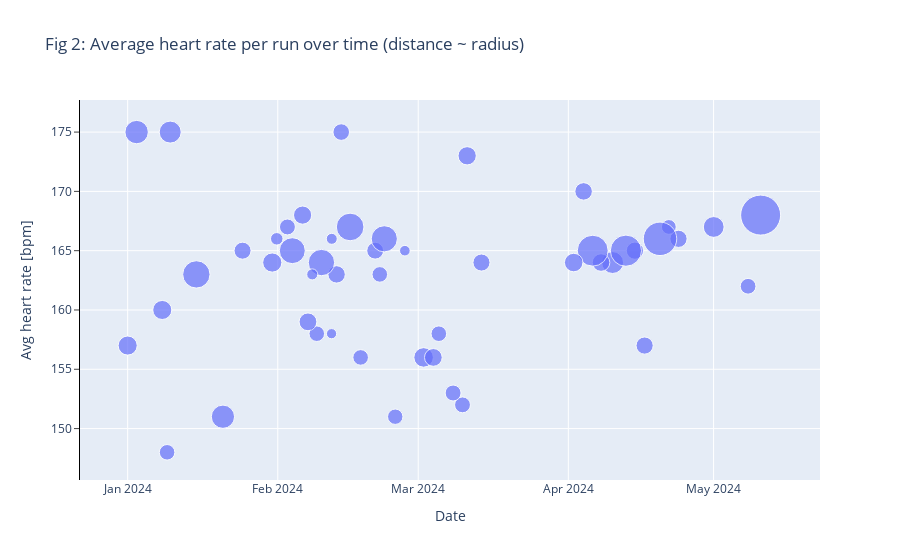

Notebook code for this chart:
### Code cell
# Get custom y-ticks and labels
fig_2 = go.Figure()

# Add a trace for average pace with size representing distance
fig_2.add_trace(go.Scatter(
    x=df['Date'], 
    y=df['Avg.HR'], 
    mode='markers', 
    marker=dict(
        size=df['Distance'],  # Assume 'Distance' is a column in your DataFrame
        sizemode='area',
        sizeref=2.*max(df['Distance'])/(40.**2),
        sizemin=4.
    ),
    text=df['Distance'].apply(lambda d: f"{d} miles\n") +'<br>' + 
    df['Avg.HR'].apply(lambda d: f"{d} BPM") + '<br>' + 
    df['Date'].apply(lambda d: d.strftime('%m-%d-%Y')),
    hoverinfo='text',
    name='Avg Pace'
    
))

# Get custom y-ticks and labels
y_ticks, y_labels = get_pace_ylabels()

# Customize the layout
fig_2.update_layout(
    title='Fig 2: Average heart rate per run over time (distance ~ radius)',
    xaxis_title='Date',
    yaxis_title='Avg heart rate [bpm]',
    xaxis=dict(
        tickformat='%b %Y',
        tickmode='linear',
        tick0=df['Date'].min(),
        dtick="M1"  # Ensure the tick labels show every month
    ),
    yaxis=dict(
        tickmode='array',
        ticktext=y_labels, # Assuming these labels are pre-calculated
        ticks='outside',   # This ensures tick marks appear outside the axis
        linecolor='black' # Color of the axis line
        
    )
)
# Show the plot
fig_2.show()

### Figure 1 — Plotly figure (JSON) as saved in the notebook; plotly's stock layout.template omitted (floating-point values rounded to 4 significant figures)
{"data": [{"hoverinfo": "text", "marker": {"size": [9.05, 6.03, 4.56, 5.53, 1.86, 7.95, 4.7, 12.65, 8.95, 5, 4.83, 5.46, 4.11, 5.11, 2.59, 4.9, 3.61, 4.92, 11.33, 4.79, 4.01, 26.45, 4.16, 16.1, 11.12, 15.81, 4.2, 4.02, 18.54, 5.67, 3.91, 4, 6.31, 11.49, 5.2, 7.16, 4.01, 12.35, 8, 5.06, 1.73, 2.02, 4.88, 6.08, 4.19, 5.24, 2, 6, 4], "sizemin": 4, "sizemode": "area", "sizeref": 0.03306}, "mode": "markers", "name": "Avg Pace", "text": ["9.05 miles\n<br>175 BPM<br>01-04-2024", "6.03 miles\n<br>157 BPM<br>01-02-2024", "4.56 miles\n<br>175 BPM<br>02-15-2024", "5.53 miles\n<br>173 BPM<br>03-12-2024", "1.86 miles\n<br>165 BPM<br>02-28-2024", "7.95 miles\n<br>164 BPM<br>04-11-2024", "4.7 miles\n<br>165 BPM<br>02-22-2024", "12.65 miles\n<br>167 BPM<br>02-17-2024", "8.95 miles\n<br>151 BPM<br>01-22-2024", "5.0 miles\n<br>163 BPM<br>02-14-2024", "4.83 miles\n<br>164 BPM<br>03-15-2024", "5.46 miles\n<br>168 BPM<br>02-07-2024", "4.11 miles\n<br>162 BPM<br>05-09-2024", "5.11 miles\n<br>164 BPM<br>04-09-2024", "2.59 miles\n<br>166 BPM<br>02-02-2024", "4.9 miles\n<br>166 BPM<br>04-25-2024", "3.61 miles\n<br>167 BPM<br>04-23-2024", "4.92 miles\n<br>165 BPM<br>04-16-2024", "11.33 miles\n<br>166 BPM<br>02-24-2024", "4.79 miles\n<br>165 BPM<br>01-26-2024", "4.01 miles\n<br>163 BPM<br>02-23-2024", "26.45 miles\n<br>168 BPM<br>05-12-2024", "4.16 miles\n<br>152 BPM<br>03-11-2024", "16.1 miles\n<br>165 BPM<br>04-14-2024", "11.12 miles\n<br>165 BPM<br>02-05-2024", "15.81 miles\n<br>165 BPM<br>04-07-2024", "4.2 miles\n<br>153 BPM<br>03-09-2024", "4.02 miles\n<br>158 BPM<br>03-06-2024", "18.54 miles\n<br>166 BPM<br>04-21-2024", "5.67 miles\n<br>164 BPM<br>04-03-2024", "3.91 miles\n<br>151 BPM<br>02-26-2024", "4.0 miles\n<br>158 BPM<br>02-10-2024", "6.31 miles\n<br>156 BPM<br>03-03-2024", "11.49 miles\n<br>164 BPM<br>02-11-2024", "5.2 miles\n<br>156 BPM<br>03-05-2024", "7.16 miles\n<br>167 BPM<br>05-02-2024", "4.01 miles\n<br>156 BPM<br>02-19-2024", "12.35 miles\n<br>163 BPM<br>01-16-2024", "8.0 miles\n<br>175 BPM<br>01-11-2024", "5.06 miles\n<br>170 BPM<br>04-05-2024", "1.73 miles\n<br>158 BPM<br>02-13-2024", "2.02 miles\n<br>163 BPM<br>02-09-2024", "4.88 miles\n<br>157 BPM<br>04-18-2024", "6.08 miles\n<br>164 BPM<br>02-01-2024", "4.19 miles\n<br>167 BPM<br>02-04-2024", "5.24 miles\n<br>159 BPM<br>02-08-2024", "2.0 miles\n<br>166 BPM<br>02-13-2024", "6.0 miles\n<br>160 BPM<br>01-09-2024", "4.0 miles\n<br>148 BPM<br>01-10-2024"], "type": "scatter", "x": ["2024-01-04T10:13:59", "2024-01-02T13:47:02", "2024-02-15T16:15:37", "2024-03-12T16:19:48", "2024-02-28T19:35:52", "2024-04-11T17:15:03", "2024-02-22T16:28:19", "2024-02-17T12:19:41", "2024-01-22T05:53:57", "2024-02-14T17:14:36", "2024-03-15T15:17:14", "2024-02-07T16:45:19", "2024-05-09T16:49:20", "2024-04-09T07:58:14", "2024-02-02T08:40:45", "2024-04-25T07:55:01", "2024-04-23T07:59:14", "2024-04-16T07:54:45", "2024-02-24T13:40:09", "2024-01-26T07:10:24", "2024-02-23T15:24:44", "2024-05-12T07:00:04", "2024-03-11T17:17:27", "2024-04-14T11:18:07", "2024-02-05T13:42:59", "2024-04-07T14:42:42", "2024-03-09T18:43:40", "2024-03-06T19:56:21", "2024-04-21T12:11:30", "2024-04-03T16:20:58", "2024-02-26T19:59:40", "2024-02-10T15:01:15", "2024-03-03T16:33:29", "2024-02-11T14:10:29", "2024-03-05T16:45:59", "2024-05-02T14:24:41", "2024-02-19T16:26:36", "2024-01-16T18:10:23", "2024-01-11T08:32:24", "2024-04-05T17:30:25", "2024-02-13T16:18:35", "2024-02-09T16:40:29", "2024-04-18T07:57:40", "2024-02-01T10:27:31", "2024-02-04T13:34:21", "2024-02-08T19:21:49", "2024-02-13T17:17:00", "2024-01-09T17:12:00", "2024-01-10T17:10:30"], "y": [175, 157, 175, 173, 165, 164, 165, 167, 151, 163, 164, 168, 162, 164, 166, 166, 167, 165, 166, 165, 163, 168, 152, 165, 165, 165, 153, 158, 166, 164, 151, 158, 156, 164, 156, 167, 156, 163, 175, 170, 158, 163, 157, 164, 167, 159, 166, 160, 148]}], "layout": {"title": {"text": "Fig 2: Average heart rate per run over time (distance ~ radius)"}, "xaxis": {"dtick": "M1", "tick0": "2024-01-02T13:47:02", "tickformat": "%b %Y", "tickmode": "linear", "title": {"text": "Date"}}, "yaxis": {"linecolor": "black", "tickmode": "array", "ticks": "outside", "ticktext": ["06:00", "06:30", "07:00", "07:30", "08:00", "08:30", "09:00", "09:30", "10:00", "10:30", "11:00", "11:30"], "title": {"text": "Avg heart rate [bpm]"}}}}
